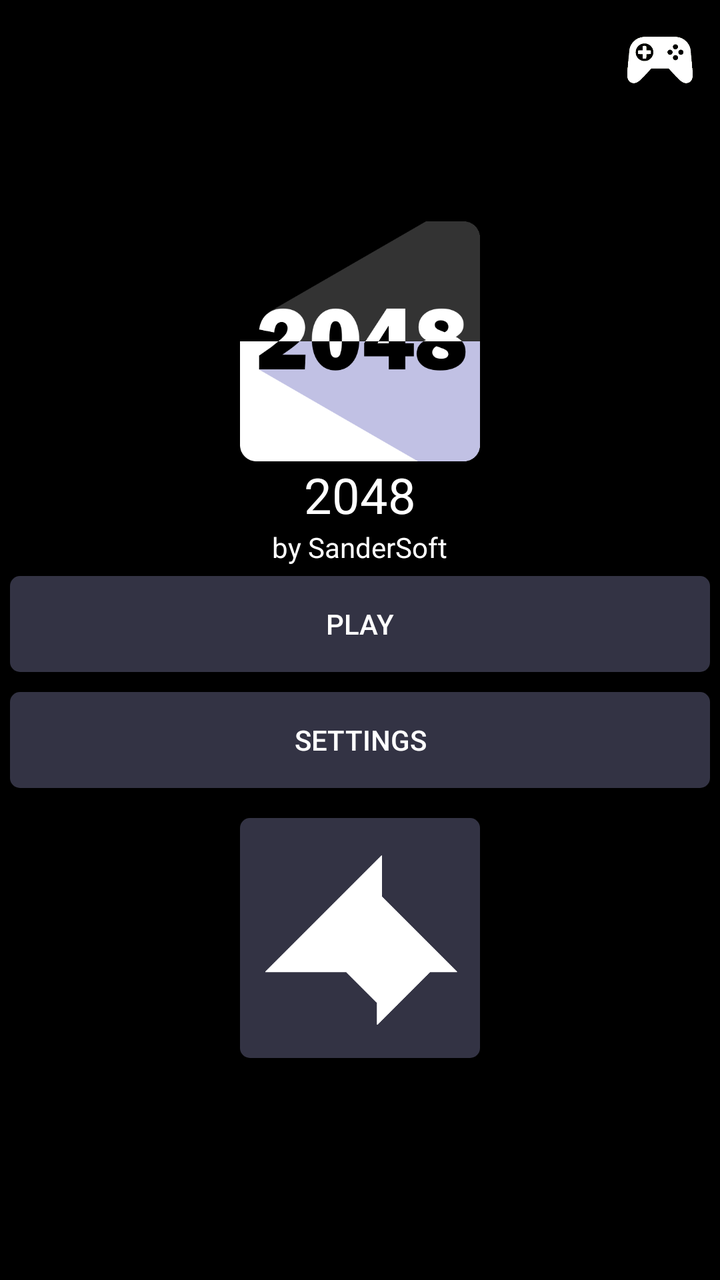
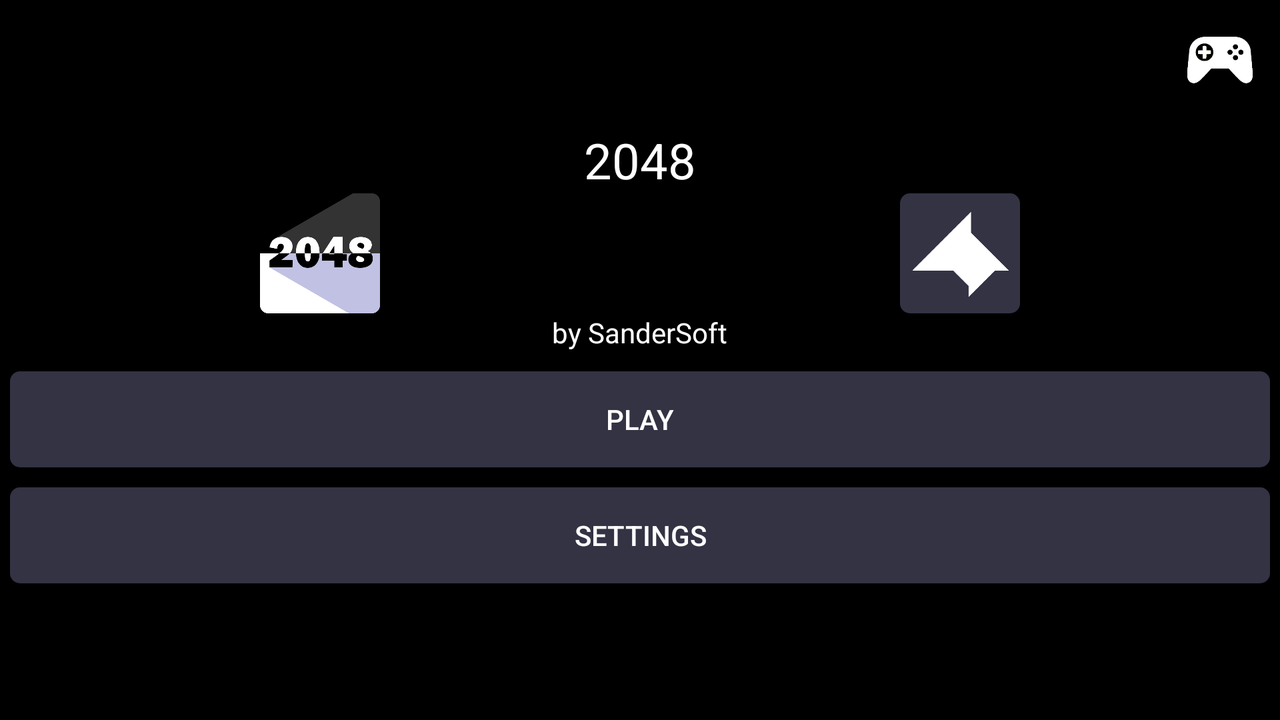

One screen, two layout resources from the same app: the default and the repository's alternative for another configuration. Each is rendered where Android would select it; the XML of both is given below.
<!-- AndroidManifest.xml: application theme AppTheme -->
<!-- res/layout/layout_main_menu.xml -->
<?xml version="1.0" encoding="utf-8"?>

<RelativeLayout xmlns:android="http://schemas.android.com/apk/res/android"
    android:layout_width="match_parent"
    android:layout_height="match_parent"
    android:animateLayoutChanges="true">

    <ImageView
        android:id="@+id/btn_main_google"
        android:layout_width="40dp"
        android:layout_height="40dp"
        android:layout_margin="10dp"
        android:layout_alignParentRight="true"
        android:layout_alignParentTop="true"
        android:src="@mipmap/google_w"
        android:background="@drawable/btn"/>

    <LinearLayout
        android:layout_width="match_parent"
        android:layout_height="match_parent"
        android:orientation="vertical"
        android:gravity="center"
        >

        <ImageView
            android:layout_width="120dp"
            android:layout_height="120dp"
            android:src="@mipmap/logo"/>

        <TextView
            android:id="@+id/lbl_title"
            android:layout_width="wrap_content"
            android:layout_height="wrap_content"
            android:text="@string/app_name"
            android:textSize="12pt"
            android:textColor="@color/color_Text"
            />

        <TextView
            android:id="@+id/lbl_subtitle"
            android:layout_width="wrap_content"
            android:layout_height="wrap_content"
            android:text="@string/app_name_by"
            android:textColor="@color/color_Text"
            />

        <Button
            android:id="@+id/btn_play"
            android:layout_width="match_parent"
            android:layout_height="wrap_content"
            android:layout_margin="5dp"
            android:background="@drawable/btn_menu"
            android:text="@string/play"
            android:textColor="@color/color_Text"
            />

        <Button
            android:id="@+id/btn_settings"
            android:layout_width="match_parent"
            android:layout_height="wrap_content"
            android:layout_margin="5dp"
            android:background="@drawable/btn_menu"
            android:text="@string/settings"
            android:textColor="@color/color_Text"
            />

        <ImageView
            android:id="@+id/img_sandersoft"
            android:layout_width="120dp"
            android:layout_height="120dp"
            android:layout_marginTop="10dp"
            android:src="@mipmap/logo_sander_soft"
            android:background="@drawable/btn_menu"/>

    </LinearLayout>

</RelativeLayout>
<!-- resources referenced by this layout -->
<resources>
  <color name="color_Text">#FFFFFF</color>
  <!-- drawable btn (drawable) -->
  <?xml version="1.0" encoding="utf-8"?>
  
  <selector xmlns:android="http://schemas.android.com/apk/res/android">
      <item android:state_enabled="false">
          <shape>
              <solid android:color="@color/color_Background"/>
              <corners android:radius="5dip"/>
          </shape>
      </item>
      <item android:state_focused="true">
          <shape>
              <solid android:color="@color/color_Accent"/>
              <corners android:radius="5dip"/>
          </shape>
      </item>
      <item android:state_pressed="true">
          <shape>
              <solid android:color="@color/color_Accent"/>
              <corners android:radius="5dip"/>
          </shape>
      </item>
      <item>
          <shape>
              <solid android:color="@color/color_Background"/>
              <corners android:radius="5dip"/>
          </shape>
      </item>
  </selector>
  <!-- drawable btn_menu (drawable) -->
  <?xml version="1.0" encoding="utf-8"?>
  
  <selector xmlns:android="http://schemas.android.com/apk/res/android">
      <item android:state_enabled="false">
          <shape>
              <solid android:color="@color/color_PrimaryDisabled"/>
              <corners android:radius="5dip"/>
          </shape>
      </item>
      <item android:state_focused="true">
          <shape>
              <solid android:color="@color/color_Accent"/>
              <corners android:radius="5dip"/>
          </shape>
      </item>
      <item android:state_pressed="true">
          <shape>
              <solid android:color="@color/color_Accent"/>
              <corners android:radius="5dip"/>
          </shape>
      </item>
      <item>
          <shape>
              <solid android:color="@color/color_Primary"/>
              <corners android:radius="5dip"/>
          </shape>
      </item>
  </selector>
  <!-- mipmap google_w: png bitmap (mipmap-hdpi, 8654 bytes) -->
  <!-- mipmap logo: png bitmap (mipmap-hdpi, 17285 bytes) -->
  <!-- mipmap logo_sander_soft: png bitmap (mipmap-hdpi, 4569 bytes) -->
  <string name="app_name">2048</string>
  <string name="app_name_by">by SanderSoft</string>
  <string name="play">Play</string>
  <string name="settings">Settings</string>
  <style name="AppTheme" parent="Theme.AppCompat.Light.DarkActionBar">
          
          <item name="colorPrimary">@color/color_Primary</item>
          <item name="colorPrimaryDark">@color/color_PrimaryDark</item>
          <item name="colorAccent">@color/color_Accent</item>
          <item name="colorControlHighlight">@color/color_Primary</item>
          <item name="android:windowBackground">@color/color_Background</item>
      </style>
  <color name="color_Background">#000000</color>
  <color name="color_Accent">#FFEB3B</color>
  <color name="color_PrimaryDisabled">#222222</color>
  <color name="color_Primary">#333344</color>
  <color name="color_PrimaryDark">#000000</color>
</resources>
<!-- res/layout-land/layout_main_menu.xml (the repository's variant of the layout above) -->
<!-- drawn on the phone turned sideways -->
<?xml version="1.0" encoding="utf-8"?>
<RelativeLayout xmlns:android="http://schemas.android.com/apk/res/android"
    android:layout_width="match_parent"
    android:layout_height="match_parent"
    android:animateLayoutChanges="true">

    <ImageView
        android:id="@+id/btn_main_google"
        android:layout_width="40dp"
        android:layout_height="40dp"
        android:layout_margin="10dp"
        android:layout_alignParentRight="true"
        android:layout_alignParentTop="true"
        android:src="@mipmap/google_w"
        android:background="@drawable/btn"/>

    <LinearLayout
        android:layout_width="match_parent"
        android:layout_height="match_parent"
        android:orientation="vertical"
        android:gravity="center"
        >

        <TextView
            android:id="@+id/lbl_title"
            android:layout_width="wrap_content"
            android:layout_height="wrap_content"
            android:text="@string/app_name"
            android:textSize="12pt"
            android:textColor="@color/color_Text"
            />

        <LinearLayout
            android:layout_width="match_parent"
            android:layout_height="wrap_content"
            android:orientation="horizontal"
            android:gravity="center"
            android:weightSum="2">
            <ImageView
                android:layout_width="0dp"
                android:layout_height="60dp"
                android:layout_weight="1"
                android:src="@mipmap/logo"/>

            <LinearLayout
                android:layout_width="0dp"
                android:layout_height="60dp"
                android:layout_weight="1"
                android:gravity="center"
                android:orientation="horizontal"
                >
                <ImageView
                    android:id="@+id/img_sandersoft"
                    android:layout_width="60dp"
                    android:layout_height="60dp"
                    android:src="@mipmap/logo_sander_soft"
                    android:background="@drawable/btn_menu"/>

            </LinearLayout>

        </LinearLayout>

        <TextView
            android:id="@+id/lbl_subtitle"
            android:layout_width="wrap_content"
            android:layout_height="wrap_content"
            android:layout_marginBottom="5dp"
            android:text="@string/app_name_by"
            android:textColor="@color/color_Text"
            />

        <ScrollView
            android:layout_width="match_parent"
            android:layout_height="wrap_content">

            <LinearLayout
                android:layout_width="match_parent"
                android:layout_height="wrap_content"
                android:orientation="vertical">

                <Button
                    android:id="@+id/btn_play"
                    android:layout_width="match_parent"
                    android:layout_height="wrap_content"
                    android:layout_margin="5dp"
                    android:background="@drawable/btn_menu"
                    android:text="@string/play"
                    android:textColor="@color/color_Text"
                    />

                <Button
                    android:id="@+id/btn_settings"
                    android:layout_width="match_parent"
                    android:layout_height="wrap_content"
                    android:layout_margin="5dp"
                    android:background="@drawable/btn_menu"
                    android:text="@string/settings"
                    android:textColor="@color/color_Text"
                    />


            </LinearLayout>
        </ScrollView>

    </LinearLayout>

</RelativeLayout>
